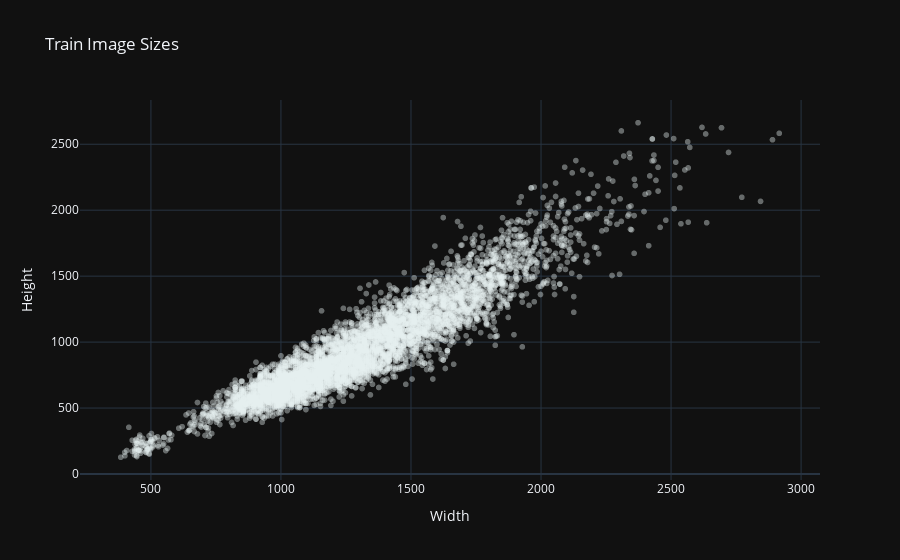
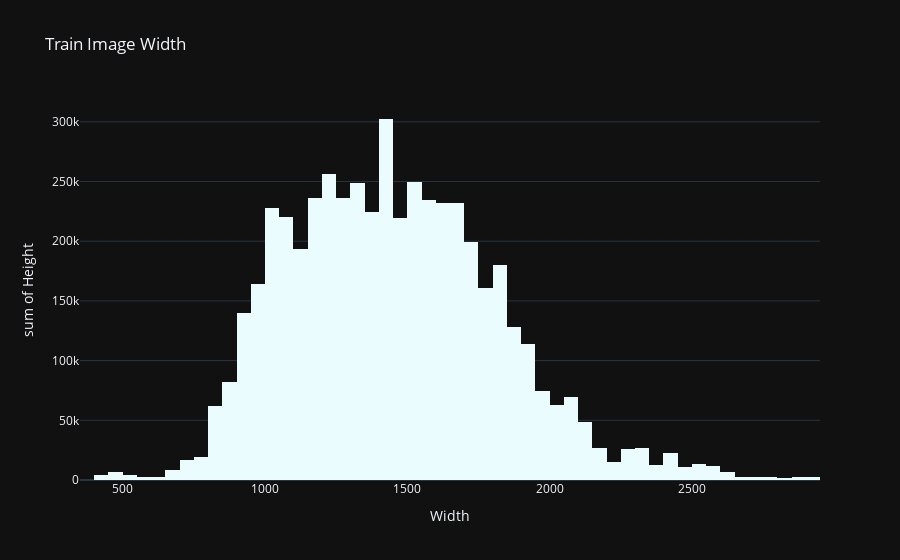
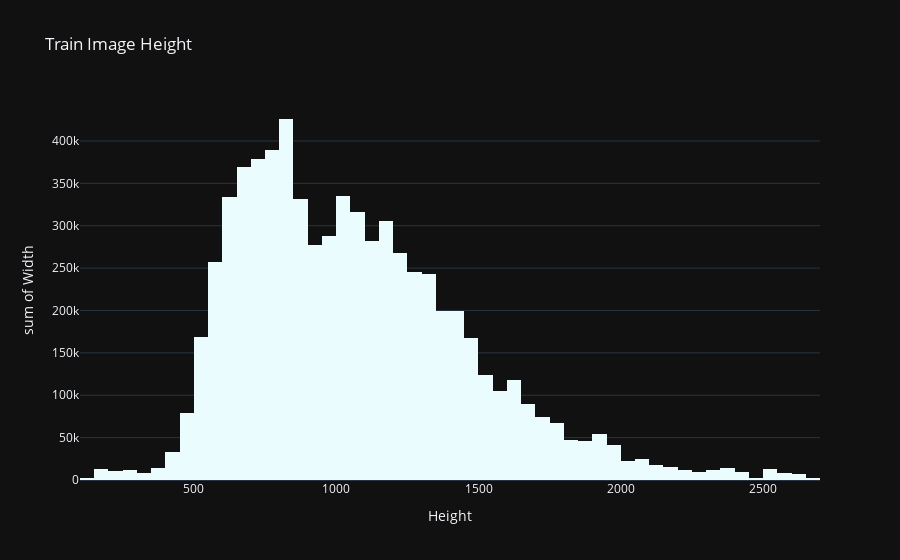

The cell these charts' notebook holds for them, in order:
### Code cell
#Visualizing the sizes of images in the dataset

fig = px.scatter(total_img_meta_df, 
                  x='Width', 
                  y='Height',
                  #size='Width',
                  color_discrete_sequence=px.colors.sequential.dense,
                  template='plotly_dark',
                  opacity=.4,
                  title='Train Image Sizes'
                 )
fig.show()
#About 80% of images are between 800 and 1550 Width
fig2 = px.histogram(total_img_meta_df, 
                    x='Width', 
                    y='Height',  
                    color_discrete_sequence=
                    px.colors.sequential.ice_r, 
                    template='plotly_dark',
                    title='Train Image Width'
                   )
fig2.show()

fig3 = px.histogram(total_img_meta_df, 
                    x='Height', 
                    y='Width',  
                    color_discrete_sequence=
                    px.colors.sequential.ice_r, 
                    template='plotly_dark',
                    title='Train Image Height'
                   )
fig3.show()

### Figure 1 — Plotly figure (JSON) as saved in the notebook; plotly's stock layout.template omitted (floating-point values rounded to 4 significant figures; data arrays with more than 128 entries replaced by an {"elided": "..."} marker saying what was removed)
{"data": [{"hovertemplate": "Width=%{x}<br>Height=%{y}<extra></extra>", "legendgroup": "", "marker": {"color": "rgb(230, 240, 240)", "opacity": 0.4, "symbol": "circle"}, "mode": "markers", "name": "", "showlegend": false, "type": "scattergl", "x": {"elided": "5216 int values"}, "xaxis": "x", "y": {"elided": "5216 int values"}, "yaxis": "y"}], "layout": {"legend": {"tracegroupgap": 0}, "title": {"text": "Train Image Sizes"}, "xaxis": {"anchor": "y", "domain": [0, 1], "title": {"text": "Width"}}, "yaxis": {"anchor": "x", "domain": [0, 1], "title": {"text": "Height"}}}}

### Figure 2 — Plotly figure (JSON) as saved in the notebook; plotly's stock layout.template omitted (floating-point values rounded to 4 significant figures; data arrays with more than 128 entries replaced by an {"elided": "..."} marker saying what was removed)
{"data": [{"alignmentgroup": "True", "bingroup": "x", "histfunc": "sum", "hovertemplate": "Width=%{x}<br>sum of Height=%{y}<extra></extra>", "legendgroup": "", "marker": {"color": "rgb(234, 252, 253)"}, "name": "", "offsetgroup": "", "orientation": "v", "showlegend": false, "type": "histogram", "x": {"elided": "5216 int values"}, "xaxis": "x", "y": {"elided": "5216 int values"}, "yaxis": "y"}], "layout": {"barmode": "relative", "legend": {"tracegroupgap": 0}, "title": {"text": "Train Image Width"}, "xaxis": {"anchor": "y", "domain": [0, 1], "title": {"text": "Width"}}, "yaxis": {"anchor": "x", "domain": [0, 1], "title": {"text": "sum of Height"}}}}

### Figure 3 — Plotly figure (JSON) as saved in the notebook; plotly's stock layout.template omitted (floating-point values rounded to 4 significant figures; data arrays with more than 128 entries replaced by an {"elided": "..."} marker saying what was removed)
{"data": [{"alignmentgroup": "True", "bingroup": "x", "histfunc": "sum", "hovertemplate": "Height=%{x}<br>sum of Width=%{y}<extra></extra>", "legendgroup": "", "marker": {"color": "rgb(234, 252, 253)"}, "name": "", "offsetgroup": "", "orientation": "v", "showlegend": false, "type": "histogram", "x": {"elided": "5216 int values"}, "xaxis": "x", "y": {"elided": "5216 int values"}, "yaxis": "y"}], "layout": {"barmode": "relative", "legend": {"tracegroupgap": 0}, "title": {"text": "Train Image Height"}, "xaxis": {"anchor": "y", "domain": [0, 1], "title": {"text": "Height"}}, "yaxis": {"anchor": "x", "domain": [0, 1], "title": {"text": "sum of Width"}}}}
